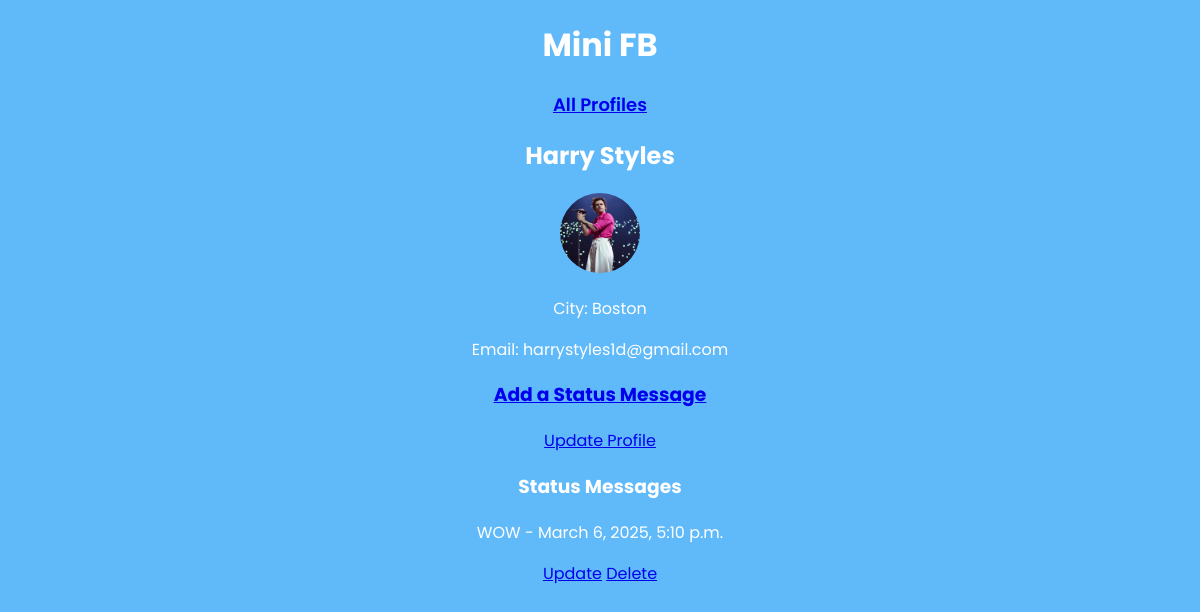
The app's page /mini_fb/profile/1/, older data.
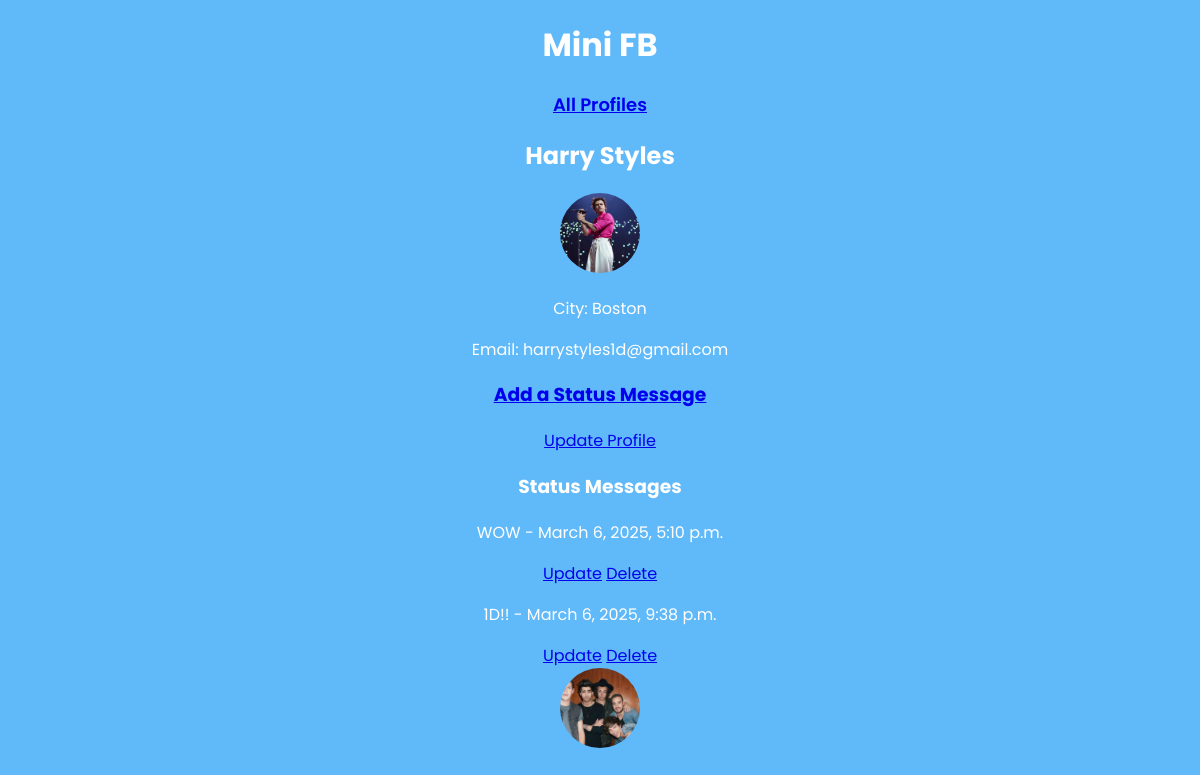
The same page, newer data.
### mini_fb/models.py (models this page shows, shortened)
class StatusMessage(models.Model):
    profile = models.ForeignKey(Profile, on_delete=models.CASCADE)
    text = models.CharField(max_length=300)
    created_at = models.DateTimeField(auto_now_add=True)

class StatusImage(models.Model):
    status_message = models.ForeignKey(StatusMessage, on_delete=models.CASCADE)
    image = models.ForeignKey(Image, on_delete=models.CASCADE)

class Image(models.Model):
    profile = models.ForeignKey(Profile, on_delete=models.CASCADE)
    image_file = models.ImageField(upload_to='images/')
    uploaded_at = models.DateTimeField(auto_now_add=True)

### mini_fb/views.py (the view, shortened to what this page needs)
# urls.py: path("profile/<int:pk>/", ShowProfilePageView.as_view(), name="show_profile"), #route to display individual profile pages
class ShowProfilePageView(DetailView):
    model = Profile
    template_name = "mini_fb/show_profile.html"
    context_object_name = "profile"
    def get_context_data(self, **kwargs):
        context = super().get_context_data(**kwargs)
        context["status_messages"] = self.object.statusmessage_set.all()  # Corrected to use related_name
        context["form"] = CreateStatusMessageForm()  # Pass the form to the template
        return context

### mini_fb/templates/mini_fb/show_profile.html
{% extends 'mini_fb/base.html' %}
{% block content %}
    <h2>{{ profile.first_name }} {{ profile.last_name }}</h2>
    <img src="{{ profile.image_file.url }}" alt="{{ profile.first_name }}'s Profile Picture" width="150" height="150">
    <p>City: {{ profile.city }}</p>
    <p>Email: {{ profile.email }}</p>
    <h3><a href="{% url 'add_status' profile.pk %}">Add a Status Message</a></h3>
    <a href="{% url 'update_profile' pk=profile.pk %}">Update Profile</a>
    <h3>Status Messages</h3>
    {% for st_msg in profile.statusmessage_set.all %}
        <div class="status-message">
            <p>{{ st_msg.text }} - {{ st_msg.created_at }}</p>
            <a href="{% url 'update_status' pk=st_msg.pk %}">Update</a>
            <a href="{% url 'delete_status' pk=st_msg.pk %}">Delete</a>
        </div>
        <div>
            {% for status_image in st_msg.statusimage_set.all %}
                <img src="{{ status_image.image.image_file.url }}" alt="Status Image" width="200">
            {% endfor %}
        </div>
    {% empty %}
        <p>No status messages yet.</p>
    {% endfor %}
{% endblock %}

Row changes from the older to the newer data that the page shows:
added StatusMessage: text "1D!!", created_at "March 6, 2025, 9:38 p.m."
added StatusImage: image.image_file (picture)
